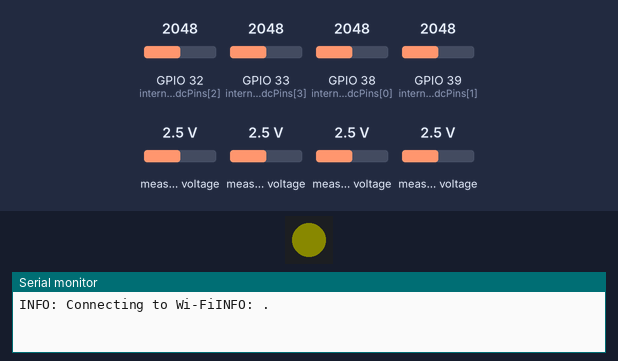
The sketch below on a simulated ESP32. On the bench: 1 RGB LEDs in strip order, left to right, the last lines printed to the serial monitor. Inputs (shaded band) come from the test bench; at power-on: GPIO 32 (internalAdcPins[2]) = 2048, GPIO 33 (internalAdcPins[3]) = 2048, GPIO 38 (internalAdcPins[0]) = 2048, GPIO 39 (internalAdcPins[1]) = 2048, measured voltage 2.5 V. Dim RGB values are drawn brighter than linear; WiFi joins after 1.5 s; servers stay silent unless stated; the local clock reads 2024-03-15 10:24:30 at power-on unless the sketch sets it.

Above: at 0.1 s.
At 1.8 s:
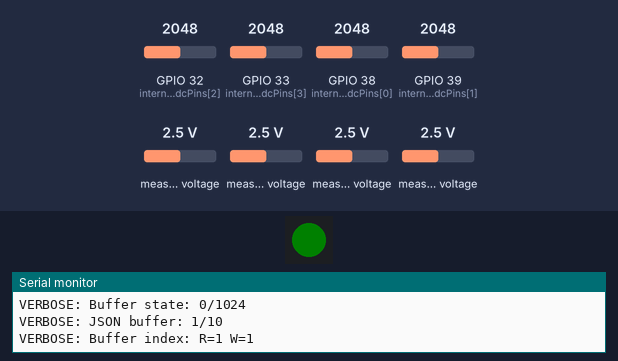
Timing chart, 0 to 3.3 s (numbered marks = the images above):
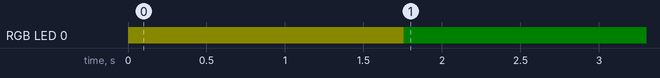

The sketch:

mainSketch.ino
```cpp
#include "time.h"

#include <WiFi.h>
#include <Wire.h>

// DEBUG Flag, prints data to Serial instead of sending to the database
// #define DEBUG

#include "Errors.h"
#include "Credentials.h"
#include "Network.h"
#include "Buffer.h"
#include "DataReader.h"
#include "Database.h"

// Create a errors object to handle them and show them on the RGB LED
Errors errorHandler;

// Create a task to assign the data push to the database to Core 0
TaskHandle_t sendToDatabaseTask;

// Create an ExternalADCs object to read the data from the external ADCs
ExternalADCs externalAdcs;

// Create a buffer to store the data to be sent to the database
SensorDataBuffer dataBuffer;

// Create a DataReader object to read the data from the sensors
DataReader dataReader;

// Create a Database object to send the data to the database
Database database;

// Initialization void
void setup() {
    Serial.begin(115200);  // Open the Serial Port for communication with baudrate 115200
    Wire.begin();  // Start the I2C communication

    // Setup the sensors
    if(!dataReader.setup()){
        errorHandler.showError(ErrorType::ExternalADCInitFailure, true);
    }

    // Setup WiFi connection
    setupWiFi();

    // Sync the device's time with an NTP Server time
    syncWithNTPTime();

    // Setup the Firebase Database connection
    database.setup(getCurrentTime());

    // Assign the task of sending data to the database to Core 0
    xTaskCreatePinnedToCore(
        sendToDatabase,          // Task function
        "sendToDatabaseLoop",    // Name of task
        10000,                   // Stack size of task
        NULL,                    // Parameter of the task
        1,                       // Priority of the task
        &sendToDatabaseTask,     // Task handle to keep track of created task
        0);                      // Pin task to core 0

    // Sanity delay
    delay(100);

    // Register the boot on the database ("/bootLog")
    database.bootLog();

    errorHandler.showError(ErrorType::None);
}

// Main loop, that keep running on Core 1
void loop() {
    // Disable the watchdog of Core 0, avoiding reboots caused by
    // the working time of the sendToDatabase task
    disableCore0WDT();

    dataReader.fillBuffer(&dataBuffer);
}

// Task attached to core 0
void sendToDatabase(void* pvParameters) {
    // A loop that runs forever to keep sending data to the database
    while (true) {
        // If the buffer is empty, wait for the data collection task to fill it
        if (!dataBuffer.isBufferEmpty()) {
            database.sendData(&dataBuffer);
        } else {
            vTaskDelay(10);
            yield();
        }
    }
}
```

Buffer.cpp
```cpp
#include "Buffer.h"
#include "Errors.h"
#include "Debug.h"

bool SensorDataBuffer::isBufferEmpty() const {
    return bufferSize == 0;
}

bool SensorDataBuffer::isBufferFull() const {
    return bufferSize >= BUFFER_CAPACITY;
}

int SensorDataBuffer::getBufferCapacity() const {
    return BUFFER_CAPACITY;
}

int SensorDataBuffer::getBufferSize() const {
    return bufferSize;
}

int SensorDataBuffer::getReadIndex() const {
    return readIndex;
}

int SensorDataBuffer::getWriteIndex() const {
    return writeIndex;
}

void SensorDataBuffer::moveReadIndexForward() {
    readIndex = (readIndex + 1) % BUFFER_CAPACITY;
    bufferSize--;
}

void SensorDataBuffer::moveReadIndexBackward() {
    readIndex = (readIndex - 1 + BUFFER_CAPACITY) % BUFFER_CAPACITY;
    bufferSize++;
}

void SensorDataBuffer::moveWriteIndexForward() {
    writeIndex = (writeIndex + 1) % BUFFER_CAPACITY;
    bufferSize++;
}

void SensorDataBuffer::moveWriteIndexBackward() {
    writeIndex = (writeIndex - 1 + BUFFER_CAPACITY) % BUFFER_CAPACITY;
    bufferSize--;
}

time_t SensorDataBuffer::getCurrentSampleSeconds() const {
    return buffer[readIndex].timestampMillis / 1000ULL;
}

void SensorDataBuffer::computeCurrentSampleDate(char* sampleDate) {
    // Get the next sample from the buffer
    time_t sampleTimestampSec = getCurrentSampleSeconds();
    // Get the time information from the time_t object
    localtime_r(&sampleTimestampSec, &timeInfo);
    // Convert the struct tm to a formatted string like "YYYY-MM-DD\0"
    strftime(sampleDate, 11, "%F", &timeInfo);
}

void SensorDataBuffer::computeNextDaySeconds() {
    time_t sampleTimestampSec = getCurrentSampleSeconds();
    // Get the time info of the next day
    sampleTimestampSec += 24 * 60 * 60;
    localtime_r(&sampleTimestampSec, &timeInfo);
    // Set the time info to the start of the day
    timeInfo.tm_hour = 0;
    timeInfo.tm_min = 0;
    timeInfo.tm_sec = 0;

    // Convert back to time_t and save it
    nextDay = mktime(&timeInfo);
}

bool SensorDataBuffer::hasDateChanged() {
    // Compare the current timestamp with the timestamp of the next day
    return getCurrentSampleSeconds() >= nextDay;
}

bool SensorDataBuffer::isSampleNull(const sensorData* sample) const {
    // Check if we have some non null data in the sample struct
    for (int i = 0; i < PRESSURE_SENSOR_COUNT; i++) {
        if (sample->pressureSensor[i] != 0) {
            return false;
        }
    }

    // Return true if all the sample data is null
    return true;
}

const sensorData* SensorDataBuffer::getSample() {
    // If the buffer is empty
    if (isBufferEmpty()) {
        // Return nullptr if the sample was not retrieved from the buffer
        return nullptr;
    }

    // Get the next sample from the buffer
    const sensorData* ptrSample = &buffer[readIndex];

    // Move the read index to the next sample
    moveReadIndexForward();

    // Return the sample if it was retrieved from the buffer
    return ptrSample;
}

sensorData* SensorDataBuffer::getNewSample() {
    // If the buffer is full
    if (isBufferFull()) {
        // Return nullptr if the sample was not added to the buffer
        return nullptr;
    }

    // Get the pointer to the next sample to be written
    sensorData* ptrSample = &buffer[writeIndex];

    // Move the write index to the next sample
    moveWriteIndexForward();

    // Return the pointer to the next sample to be written
    return ptrSample;
}

void SensorDataBuffer::printBufferState() const {
    // If the buffer gets full
    if (isBufferFull()) {
        // Print an error message and restart the device
        errorHandler.showError(ErrorType::BufferFull, true);
    }

    // Prints the buffer state
    LogVerboseln("Buffer state: ", bufferSize, "/", BUFFER_CAPACITY);
}

void SensorDataBuffer::printBufferIndexes() const {
    LogVerboseln("Buffer index: R=", readIndex, " W=", writeIndex);
}

void SensorDataBuffer::dumpBufferContent(int start, int end) const {
    // Iterate over the buffer content on the desired range
    for (int i = start; i < end; i++) {
        // Get the current sample
        const sensorData* sample = &buffer[i];

        // Print the sample timestamp
        LogDebug(sample->timestampMillis, " ");

        // Print the sample pressure sensor values
        for (int j = 0; j < PRESSURE_SENSOR_COUNT; j++) {
            LogDebug(sample->pressureSensor[j], " ");
        }

        // Print the end of the line
        LogDebugln("\n");
    }
}
```

Buffer.h
```cpp
/*
    Buffer.h

    * This module handles the buffer that stores the data collected from the sensors.
    * The buffer consists of an array of sensorData structs and some indexes to keep track of
    the buffer state. It also provides functions to add and get samples from the buffer,
    handle buffer capacity and indexes.
    * For debug purposes, it also provides functions to print the buffer state and dump
    its content.
*/

#ifndef Buffer_H_
#define Buffer_H_

#include <time.h>

#include <Arduino.h>

// Define the capacity of the buffer
const int BUFFER_CAPACITY = 1024;

// Define the amount of pressure sensors
const int PRESSURE_SENSOR_COUNT = 12;

/**
 * Struct to organize the collected data
 *
 * timestampMillis: timestamp of the sample in milliseconds
 * pressureSensor: array of pressure sensor values
 */
struct sensorData {
    // 8 bytes
    unsigned long long timestampMillis = 0;

    // 2 bytes each
    int pressureSensor[PRESSURE_SENSOR_COUNT] = {0};
};

// Define a class to store the collected data

/**
 * Class that handles the buffer that stores the data collected from the sensors.
 * The buffer consists of an array of sensorData structs and some indexes to keep track of
 * the buffer state. It also provides functions to add and get samples from the buffer,
 * handle buffer capacity and indexes.
 * For debug purposes, it also provides functions to print the buffer state and dump
 * its content.
 *
 * @param buffer the array of sensorData structs that stores the collected data
 * @param bufferSize the number of samples in the buffer
 * @param readIndex the index of the next sample to be read
 * @param writeIndex the index of the next sample to be written
*/
class SensorDataBuffer {

    // Sotre information regarding the time of the read samples
    struct tm timeInfo;

    // Store the timestamp of the following day to check if the date has changed
    // The initial value is 0 so that it gets updated during the first use
    time_t nextDay = 0;

public:

    // Create a buffer based on the sensorData struct
    sensorData buffer[BUFFER_CAPACITY];

    // Hold the number of samples in the buffer
    int bufferSize = 0;

    // Index to read the next sample
    int readIndex = 0;
    // Index to write the next sample
    int writeIndex = 0;

    /**
     * Check if the buffer is empty
     *
     * @return true if the buffer is empty, false otherwise
     */
    bool isBufferEmpty() const;

    /**
     * Check if the buffer is full
     *
     * @return true if the buffer is full, false otherwise
     */
    bool isBufferFull() const;

    // Get the capacity of the buffer
    /**
     * Get the capacity of the buffer
     *
     * @return the capacity of the buffer
     */
    int getBufferCapacity() const;

    /**
     * Get the number of samples in the buffer
     *
     * @return the number of samples in the buffer
     */
    int getBufferSize() const;

    /**
     * Get the index of the next sample to be read
     *
     * @return the index of the next sample to be read
     */
    int getReadIndex() const;

    /**
     * Get the index of the next sample to be written
     *
     * @return the index of the next sample to be written
     */
    int getWriteIndex() const;

    /**
     * Move the read index to the next sample
     */
    void moveReadIndexForward();

    /**
     * Move the read index to the previous sample
     */
    void moveReadIndexBackward();

    /**
     * Move the write index to the next sample
     */
    void moveWriteIndexForward();

    /**
     * Move the write index to the previous sample in the buffer
     */
    void moveWriteIndexBackward();

    /**
     * Get the timestamp of the next sample to be read from the buffer
     *
     * @return the timestamp of the next sample to be read from the buffer
     */
    time_t getCurrentSampleSeconds() const;

    /**
     * Get the current sample date. Should receive an array of at least 11 chars
     *
     * @param sampleDate the array of chars to store the sample date
     */
    void computeCurrentSampleDate(char* sampleDate);

    /**
     * Compute the timestamp of the start of the following day
     */
    void computeNextDaySeconds();

    /**
     * Check if the date has changed
     *
     * @return true if the date has changed, false otherwise
     */
    bool hasDateChanged();

    /**
     * Check if the content of the sample is null
     *
     * @param sample the sample to check
     * @return true if the sample is null, false otherwise
     */
    bool isSampleNull(const sensorData* sample) const;

    /**
     * Get the next sample from the buffer at the read index and increment it
     *
     * @return a pointer to the next sample to be read
     */
    const sensorData* getSample();

    /**
     * Get the next sample from the buffer at the write index and increment it
     *
     * @return a pointer to the next sample to be written
     */
    sensorData* getNewSample();

    /**
     * Print the buffer state, the number of samples in the buffer and its capacity
     */
    void printBufferState() const;

    /**
     * Print the indexes of the buffer
     */
    void printBufferIndexes() const;

    /**
     * Dump the buffer content or a part of it
     *
     * @param start the index of the first sample to dump
     * @param end the index of the last sample to dump
     */
    void dumpBufferContent(int start = 0, int end = BUFFER_CAPACITY) const;
};

#endif  // Buffer_H_
```

Credentials.h
```cpp
/*
    Credentials.h

    * This module stores the credentials for the WiFi connection and the Firebase Database
      connection. It also stores the database user e-mail and password that were already
      registered or added to the database project.
    * Please fill the credentials with your own data to be able to connect to the WiFi
      network and to the Firebase Database. Otherwise, the device will not be able to send data
      to the database or even connect to the WiFi network.
*/

#ifndef CREDENTIALS_H
#define CREDENTIALS_H

// Define the WiFi credentials (https://youtu.be/pDDdA9qEFwY)
static const char* WIFI_SSID = "YOUR_WIFI_SSID";
static const char* WIFI_PASSWORD = "YOUR_WIFI_PASSWORD";

// Define the RTDB (Realtime Database) URL and the API Key
static const char* DATABASE_URL = "YOUR_DATABASE_URL";
static const char* DATABASE_API_KEY = "YOUR_DATABASE_API_KEY";

// Define the database user e-mail and password that were already registered or added to the database project
static const char* DATABASE_USER_EMAIL = "YOUR_DATABASE_USER_EMAIL";
static const char* DATABASE_USER_PASSWORD = "YOUR_DATABASE_USER_PASSWORD";

#endif
```

DataReader.cpp
```cpp
#include "DataReader.h"
#include "Network.h"
#include "Buffer.h"

void DataReader::updateCurrentTime() {
    // Set the variable 'currentMicros' with the current time in microseconds (us)
    currentMicros = micros();
}

bool DataReader::setup() {
    // Set each pressure sensor pin as an input
    for (int i = 0; i < internalAdcPinsCount; ++i) {
        pinMode(internalAdcPins[i], INPUT);
    }

    // Setup the external ADCs
    if (!externalAdcs.setup()) {
        return false;
    }

    // If everything went well, return true
    return true;
}

void DataReader::addDataToSample(sensorData* newSample) {
    // Fill the buffer with current timestamp (in milliseconds)
    newSample->timestampMillis = getCurrentMillisTimestamp();

    // Fill the buffer with sensor data connected to the internal ADC
    int i = 0;
    for (i; i < internalAdcPinsCount; ++i) {
        newSample->pressureSensor[i] = analogRead(internalAdcPins[i]);
    }

    // Fill the buffer with sensor data connected to the external ADC
    int externalAdcsChannelIndex = 0;
    for (i; i < internalAdcPinsCount + externalAdcPinsCount; i += 2) {
        externalAdcs.read(externalAdcsChannelIndex);

        // Fill the buffer with the collected values
        newSample->pressureSensor[i] = externalAdcs.get(0);
        newSample->pressureSensor[i + 1] = externalAdcs.get(1);

        // Go to next channel of the external ADCs
        externalAdcsChannelIndex++;
    }
}

void DataReader::fillBuffer(SensorDataBuffer* dataBuffer) {
    // Save the time when the device start to collect the data from the sensors,
    // to keep control of the intervals between data collection
    updateCurrentTime();

    // If the time elapsed since the last data collection is greater than the
    // set interval for data collections, collect more data
    if (currentMicros - dataPrevColletionMicros > dataCollectIntervalMicros) {

        // Pointer to the next sample to be written
        sensorData* newSample = dataBuffer->getNewSample();

        addDataToSample(newSample);

        // Update the time variable that controls the collect interval
        dataPrevColletionMicros = currentMicros;
    }
}
```

DataReader.h
```cpp
/*
    DataReader.h

    * This module handle the sensors and the data collection from them.
    * It setup the sensors and the constants related to them
    * It also handle the routine to collect data from the sensors and store it on the buffer.
*/

#ifndef DataReader_H_
#define DataReader_H_

// #include <FirebaseESP32.h>
#include "ExternalADCs.h"
#include "Buffer.h"

// Sample Rate of the data collection, in hertz (Hz)
const int SAMPLE_RATE = 2;


/**
 * This class handle the sensors and the data collection from them.
 * It setup the sensors and the constants related to them
 * It also handle the routine to collect data from the sensors and store it on the buffer.
*/
class DataReader {
    // External ADCs that will be used to read the pressure sensors
    ExternalADCs externalAdcs;
    // Define the amount of pressure sensors hooked up to the external ADCs
    const int externalAdcPinsCount = 8;

    // Define the pins that will be used to read the pressure sensors through the internal ADC(ADC1)
    const uint8_t internalAdcPins[4] = {A2, A3, A4, A5};
    // Define the amount of pressure sensors hooked up to the internal ADC (ADC1)
    const int internalAdcPinsCount = sizeof(internalAdcPins) / sizeof(internalAdcPins[0]);

    // Set the interval between data collect, in microseconds (us)
    const int dataCollectIntervalMicros = 1e6 / SAMPLE_RATE;
    // Save the time of the last data collect, in microseconds (us)
    unsigned long dataPrevColletionMicros = 0;
    // Save the current time, in microseconds (us)
    unsigned long currentMicros = 0;

    /** Update the current time variable */
    void updateCurrentTime();

public:

    /**
     * Setup the sensors and the devices' pins
     *
     * @return true if everything went well, false otherwise
     */
    bool setup();

    /**
     * Collect data from the sensors and store it in the buffer location represented by the pointer
     *
     * @param dataBuffer: Pointer to the buffer where the data will be stored
     */
    void addDataToSample(sensorData* newSample);

    /**
     * Fill buffer if the moment of the function call is greater than the data collection interval
     *
     * @param dataBuffer: Pointer to the buffer where the data will be stored
     */
    void fillBuffer(SensorDataBuffer* dataBuffer);
};

#endif  // DataReader_H_
```

Source omitted: Database.cpp (7122 bytes), Database.h (3322 bytes), Debug.h (3952 bytes), Errors.cpp (1132 bytes), Errors.h (2350 bytes), ExternalADCs.cpp (2359 bytes), ExternalADCs.h (1844 bytes), Network.cpp (1858 bytes), Network.h (1362 bytes)
